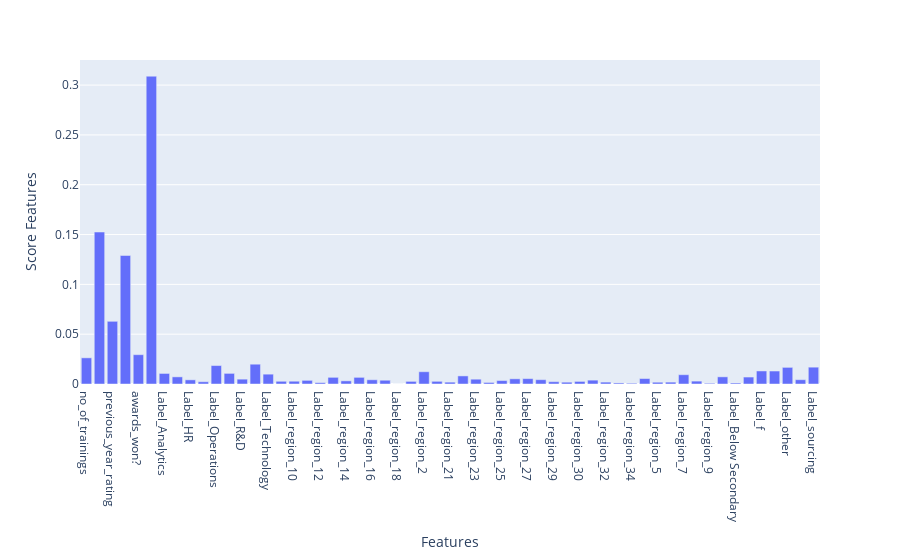

Write notebook code for a chart like this one.
### Code cell
# Visualize the feature importance 

### YOUR CODE HERE
px.bar(x=X.columns, y=features,labels={"x":"Features","y":"Score Features"})

### Figure 1 — Plotly figure (JSON) as saved in the notebook; plotly's stock layout.template omitted (floating-point values rounded to 4 significant figures)
{"data": [{"alignmentgroup": "True", "hovertemplate": "Features=%{x}<br>Score Features=%{y}<extra></extra>", "legendgroup": "", "marker": {"color": "#636efa", "pattern": {"shape": ""}}, "name": "", "offsetgroup": "", "orientation": "v", "showlegend": false, "textposition": "auto", "type": "bar", "x": ["no_of_trainings", "age", "previous_year_rating", "length_of_service", "awards_won?", "avg_training_score", "Label_Analytics", "Label_Finance", "Label_HR", "Label_Legal", "Label_Operations", "Label_Procurement", "Label_R&D", "Label_Sales & Marketing", "Label_Technology", "Label_region_1", "Label_region_10", "Label_region_11", "Label_region_12", "Label_region_13", "Label_region_14", "Label_region_15", "Label_region_16", "Label_region_17", "Label_region_18", "Label_region_19", "Label_region_2", "Label_region_20", "Label_region_21", "Label_region_22", "Label_region_23", "Label_region_24", "Label_region_25", "Label_region_26", "Label_region_27", "Label_region_28", "Label_region_29", "Label_region_3", "Label_region_30", "Label_region_31", "Label_region_32", "Label_region_33", "Label_region_34", "Label_region_4", "Label_region_5", "Label_region_6", "Label_region_7", "Label_region_8", "Label_region_9", "Label_Bachelor's", "Label_Below Secondary", "Label_Master's & above", "Label_f", "Label_m", "Label_other", "Label_referred", "Label_sourcing"], "xaxis": "x", "y": [0.02626, 0.1525, 0.06292, 0.129, 0.02943, 0.3089, 0.01059, 0.007166, 0.004177, 0.002269, 0.0185, 0.01066, 0.004872, 0.01988, 0.009872, 0.002722, 0.002789, 0.003663, 0.00133, 0.006685, 0.00315, 0.006669, 0.004243, 0.003796, 7.38e-06, 0.002634, 0.01232, 0.002691, 0.001857, 0.008122, 0.004829, 0.001548, 0.003441, 0.005195, 0.005402, 0.004332, 0.002315, 0.001827, 0.002589, 0.003871, 0.001899, 0.001051, 0.0007411, 0.005465, 0.001788, 0.001877, 0.009326, 0.002904, 0.0007117, 0.007183, 0.001014, 0.006978, 0.01309, 0.01302, 0.01669, 0.004314, 0.01689], "yaxis": "y"}], "layout": {"barmode": "relative", "legend": {"tracegroupgap": 0}, "margin": {"t": 60}, "xaxis": {"anchor": "y", "domain": [0, 1], "title": {"text": "Features"}}, "yaxis": {"anchor": "x", "domain": [0, 1], "title": {"text": "Score Features"}}}}
